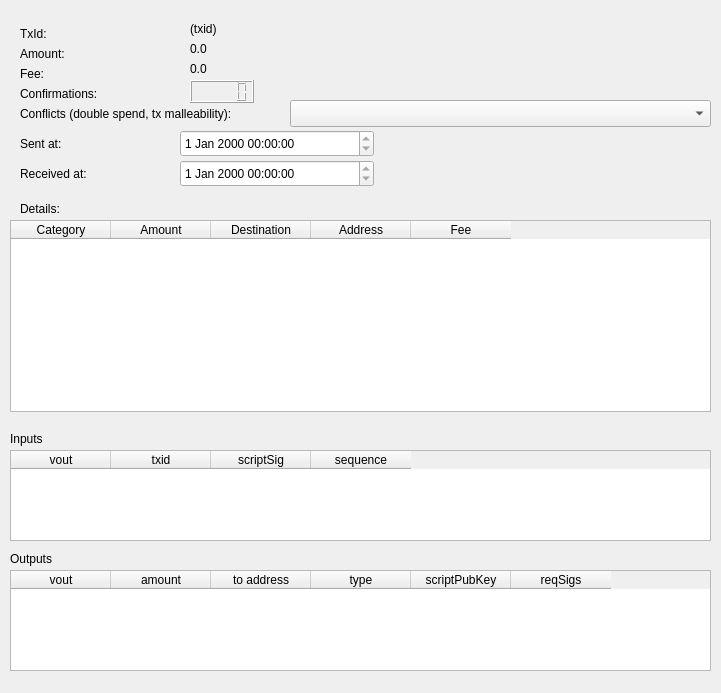
<?xml version="1.0" encoding="UTF-8"?>
<ui version="4.0">
 <class>BtcTransactionInfo</class>
 <widget class="QWidget" name="BtcTransactionInfo">
  <property name="geometry">
   <rect>
    <x>0</x>
    <y>0</y>
    <width>721</width>
    <height>693</height>
   </rect>
  </property>
  <property name="windowTitle">
   <string>Transaction details</string>
  </property>
  <widget class="QLabel" name="label">
   <property name="geometry">
    <rect>
     <x>20</x>
     <y>25</y>
     <width>41</width>
     <height>17</height>
    </rect>
   </property>
   <property name="text">
    <string>TxId:</string>
   </property>
  </widget>
  <widget class="QLabel" name="label_3">
   <property name="geometry">
    <rect>
     <x>20</x>
     <y>45</y>
     <width>62</width>
     <height>17</height>
    </rect>
   </property>
   <property name="text">
    <string>Amount:</string>
   </property>
  </widget>
  <widget class="QLabel" name="label_4">
   <property name="geometry">
    <rect>
     <x>20</x>
     <y>65</y>
     <width>41</width>
     <height>17</height>
    </rect>
   </property>
   <property name="text">
    <string>Fee:</string>
   </property>
  </widget>
  <widget class="QLabel" name="label_5">
   <property name="geometry">
    <rect>
     <x>20</x>
     <y>85</y>
     <width>101</width>
     <height>17</height>
    </rect>
   </property>
   <property name="text">
    <string>Confirmations:</string>
   </property>
  </widget>
  <widget class="QLabel" name="label_6">
   <property name="geometry">
    <rect>
     <x>20</x>
     <y>105</y>
     <width>271</width>
     <height>17</height>
    </rect>
   </property>
   <property name="text">
    <string>Conflicts (double spend, tx malleability):</string>
   </property>
  </widget>
  <widget class="QLabel" name="label_7">
   <property name="geometry">
    <rect>
     <x>20</x>
     <y>135</y>
     <width>51</width>
     <height>17</height>
    </rect>
   </property>
   <property name="text">
    <string>Sent at:</string>
   </property>
  </widget>
  <widget class="QLabel" name="label_8">
   <property name="geometry">
    <rect>
     <x>20</x>
     <y>165</y>
     <width>81</width>
     <height>17</height>
    </rect>
   </property>
   <property name="text">
    <string>Received at:</string>
   </property>
  </widget>
  <widget class="QLabel" name="label_9">
   <property name="geometry">
    <rect>
     <x>20</x>
     <y>200</y>
     <width>62</width>
     <height>17</height>
    </rect>
   </property>
   <property name="text">
    <string>Details:</string>
   </property>
  </widget>
  <widget class="QTableWidget" name="tableDetails">
   <property name="geometry">
    <rect>
     <x>10</x>
     <y>220</y>
     <width>701</width>
     <height>192</height>
    </rect>
   </property>
   <column>
    <property name="text">
     <string>Category</string>
    </property>
   </column>
   <column>
    <property name="text">
     <string>Amount</string>
    </property>
   </column>
   <column>
    <property name="text">
     <string>Destination</string>
    </property>
   </column>
   <column>
    <property name="text">
     <string>Address</string>
    </property>
   </column>
   <column>
    <property name="text">
     <string>Fee</string>
    </property>
   </column>
  </widget>
  <widget class="QComboBox" name="comboConflicts">
   <property name="geometry">
    <rect>
     <x>290</x>
     <y>100</y>
     <width>421</width>
     <height>27</height>
    </rect>
   </property>
  </widget>
  <widget class="QLabel" name="labelTxId">
   <property name="geometry">
    <rect>
     <x>190</x>
     <y>20</y>
     <width>491</width>
     <height>17</height>
    </rect>
   </property>
   <property name="text">
    <string>(txid)</string>
   </property>
  </widget>
  <widget class="QLabel" name="labelAmount">
   <property name="geometry">
    <rect>
     <x>190</x>
     <y>40</y>
     <width>181</width>
     <height>17</height>
    </rect>
   </property>
   <property name="text">
    <string>0.0</string>
   </property>
  </widget>
  <widget class="QLabel" name="labelFee">
   <property name="geometry">
    <rect>
     <x>190</x>
     <y>60</y>
     <width>241</width>
     <height>17</height>
    </rect>
   </property>
   <property name="text">
    <string>0.0</string>
   </property>
  </widget>
  <widget class="QLCDNumber" name="numberConfirms">
   <property name="geometry">
    <rect>
     <x>190</x>
     <y>80</y>
     <width>64</width>
     <height>23</height>
    </rect>
   </property>
   <property name="segmentStyle">
    <enum>QLCDNumber::Filled</enum>
   </property>
  </widget>
  <widget class="QDateTimeEdit" name="dateTimeSent">
   <property name="geometry">
    <rect>
     <x>180</x>
     <y>130</y>
     <width>194</width>
     <height>27</height>
    </rect>
   </property>
   <property name="readOnly">
    <bool>true</bool>
   </property>
  </widget>
  <widget class="QDateTimeEdit" name="dateTimeReceived">
   <property name="geometry">
    <rect>
     <x>180</x>
     <y>160</y>
     <width>194</width>
     <height>27</height>
    </rect>
   </property>
   <property name="readOnly">
    <bool>true</bool>
   </property>
  </widget>
  <widget class="QLabel" name="label_2">
   <property name="geometry">
    <rect>
     <x>10</x>
     <y>430</y>
     <width>51</width>
     <height>17</height>
    </rect>
   </property>
   <property name="text">
    <string>Inputs</string>
   </property>
  </widget>
  <widget class="QTableWidget" name="tableRawVout">
   <property name="geometry">
    <rect>
     <x>10</x>
     <y>570</y>
     <width>701</width>
     <height>101</height>
    </rect>
   </property>
   <column>
    <property name="text">
     <string>vout</string>
    </property>
   </column>
   <column>
    <property name="text">
     <string>amount</string>
    </property>
   </column>
   <column>
    <property name="text">
     <string>to address</string>
    </property>
   </column>
   <column>
    <property name="text">
     <string>type</string>
    </property>
   </column>
   <column>
    <property name="text">
     <string>scriptPubKey</string>
    </property>
   </column>
   <column>
    <property name="text">
     <string>reqSigs</string>
    </property>
   </column>
  </widget>
  <widget class="QLabel" name="label_10">
   <property name="geometry">
    <rect>
     <x>10</x>
     <y>550</y>
     <width>51</width>
     <height>17</height>
    </rect>
   </property>
   <property name="text">
    <string>Outputs</string>
   </property>
  </widget>
  <widget class="QTableWidget" name="tableRawVin">
   <property name="geometry">
    <rect>
     <x>10</x>
     <y>450</y>
     <width>701</width>
     <height>91</height>
    </rect>
   </property>
   <column>
    <property name="text">
     <string>vout</string>
    </property>
   </column>
   <column>
    <property name="text">
     <string>txid</string>
    </property>
   </column>
   <column>
    <property name="text">
     <string>scriptSig</string>
    </property>
   </column>
   <column>
    <property name="text">
     <string>sequence</string>
    </property>
   </column>
  </widget>
 </widget>
 <resources/>
 <connections/>
</ui>
